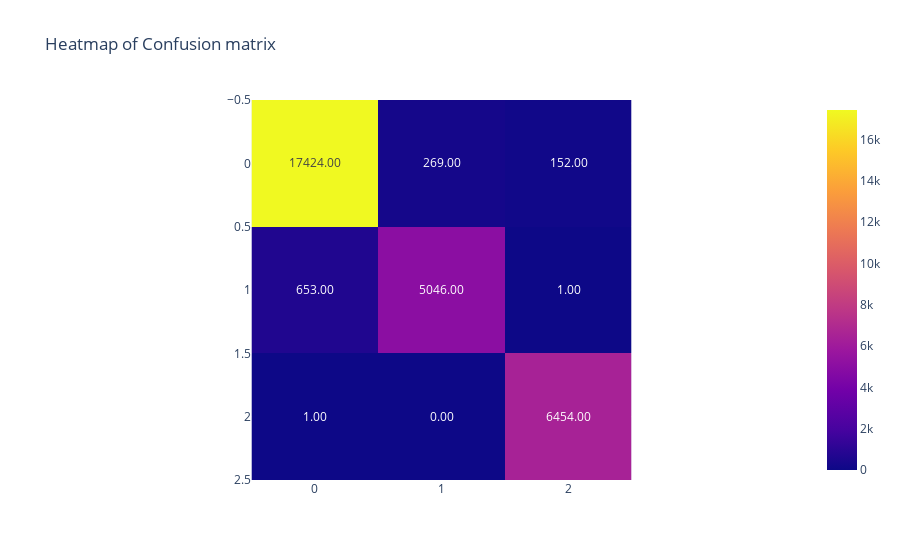

Notebook cell for this chart:
### Markdown cell above
### 1.2. Random Forest

### Code cell
# random forest
rf = RandomForestClassifier(n_estimators=100, max_depth=5, random_state=42, criterion='gini', bootstrap=True)
rf_score = score(rf, "Random Forest")

### Figure 1 — Plotly figure (JSON) as saved in the notebook; plotly's stock layout.template omitted (floating-point values rounded to 4 significant figures)
{"data": [{"coloraxis": "coloraxis", "hovertemplate": "x: %{x}<br>y: %{y}<br>color: %{z}<extra></extra>", "name": "0", "texttemplate": "%{z:.2f}", "type": "heatmap", "xaxis": "x", "yaxis": "y", "z": [[17424, 269, 152], [653, 5046, 1], [1, 0, 6454]]}], "layout": {"coloraxis": {"colorscale": [[0, "#0d0887"], [0.1111, "#46039f"], [0.2222, "#7201a8"], [0.3333, "#9c179e"], [0.4444, "#bd3786"], [0.5556, "#d8576b"], [0.6667, "#ed7953"], [0.7778, "#fb9f3a"], [0.8889, "#fdca26"], [1, "#f0f921"]]}, "title": {"text": "Heatmap of Confusion matrix"}, "xaxis": {"anchor": "y", "constrain": "domain", "domain": [0, 1], "scaleanchor": "y"}, "yaxis": {"anchor": "x", "autorange": "reversed", "constrain": "domain", "domain": [0, 1]}}}
